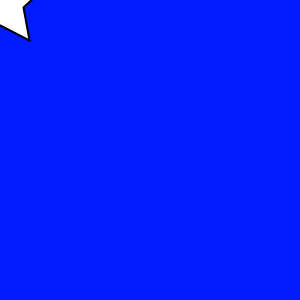
Frame 1 (no input)
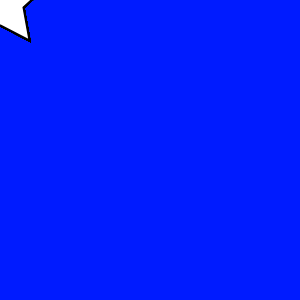
Frame 60 (the mouse pressed at the canvas centre just before this capture)
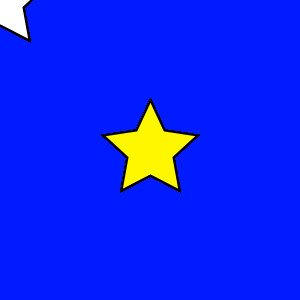
Frame 120 (the mouse held since frame 60 and released just before this capture)

The Processing sketch that drew these frames (run headless with seeded random() and noise(); from frame 60 on, the mouse is pressed at the canvas centre):

// Processing sketch: processing_96742
// ── processing_96742.pde


void setup() {
  /*
  Borrowed from website "processing.org"
  */
  size(300, 300);
  background(#001BFF);
}   
void draw() {
  
  if (mousePressed == true) {
    fill(#FFF700);
  } 
  else {
    fill(255);
  }
  translate(mouseX, mouseY);
  stroke(0);
  strokeWeight(2);
  beginShape();
  vertex(0, -50);
  vertex(14, -20);
  vertex(47, -15);
  vertex(23, 7);
  vertex(29, 40);
  vertex(0, 25);
  vertex(-29, 40);
  vertex(-23, 7);
  vertex(-47, -15);
  vertex(-14, -20);
  endShape(CLOSE);
}
